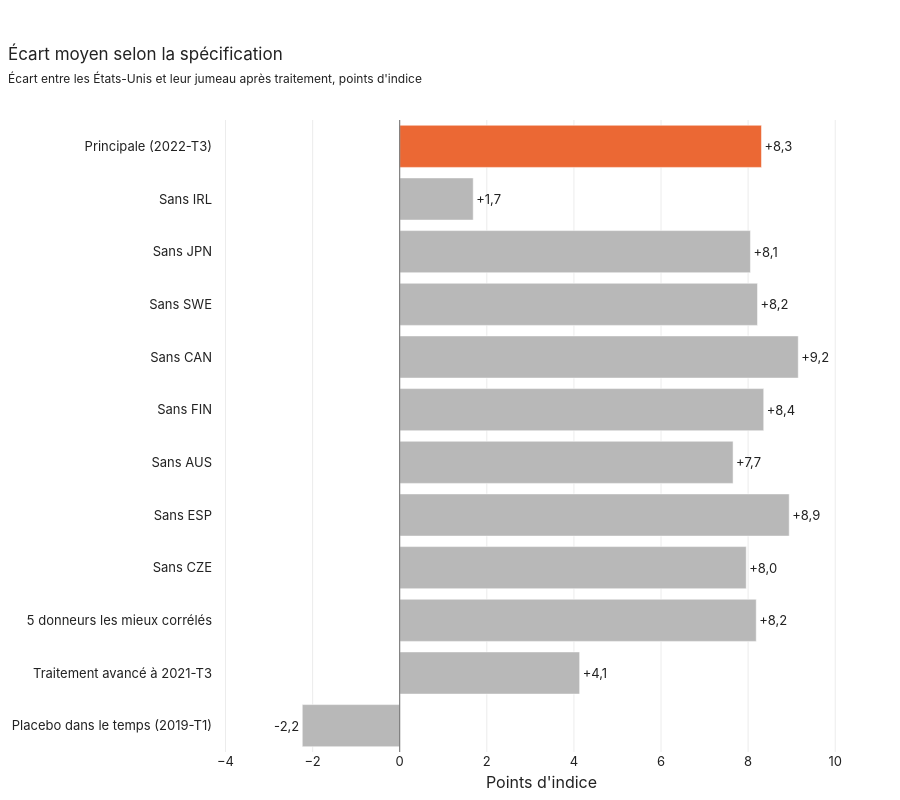

The code cell stored with this chart in its notebook:
### Markdown cell above
## 6. Robustesse

### Code cell
plot_specs(synth.robustness(OECD, data['oecd_donor_fit']), 'spécification', 'écart_moyen', 'Principale (2022-T3)',
           pct=False, title='Écart moyen selon la spécification',
           subtitle="Écart entre les États-Unis et leur jumeau après traitement, points d'indice", xtitle="Points d'indice")

### Figure 1 — Plotly figure (JSON) as saved in the notebook; plotly's stock layout.template omitted (floating-point values rounded to 4 significant figures)
{"data": [{"hovertemplate": "%{y} : %{x:.1f}<extra></extra>", "marker": {"color": ["#eb6834", "#b8b8b8", "#b8b8b8", "#b8b8b8", "#b8b8b8", "#b8b8b8", "#b8b8b8", "#b8b8b8", "#b8b8b8", "#b8b8b8", "#b8b8b8", "#b8b8b8"]}, "orientation": "h", "text": ["+8,3", "+1,7", "+8,1", "+8,2", "+9,2", "+8,4", "+7,7", "+8,9", "+8,0", "+8,2", "+4,1", "-2,2"], "textposition": "outside", "type": "bar", "x": [8.306, 1.688, 8.053, 8.215, 9.151, 8.358, 7.654, 8.944, 7.957, 8.187, 4.132, -2.237], "y": ["Principale (2022-T3)", "Sans IRL", "Sans JPN", "Sans SWE", "Sans CAN", "Sans FIN", "Sans AUS", "Sans ESP", "Sans CZE", "5 donneurs les mieux corrélés", "Traitement avancé à 2021-T3", "Placebo dans le temps (2019-T1)"]}], "layout": {"height": 800, "hovermode": "closest", "shapes": [{"line": {"color": "#6b6b6b", "width": 1}, "type": "line", "x0": 0, "x1": 0, "xref": "x", "y0": 0, "y1": 1, "yref": "y domain"}], "title": {"subtitle": {"text": "Écart entre les États-Unis et leur jumeau après traitement, points d'indice"}, "text": "Écart moyen selon la spécification"}, "xaxis": {"range": [-4.287, 10.8], "showgrid": true, "tickformat": "", "tickmode": "auto", "title": {"text": "Points d'indice"}}, "yaxis": {"autorange": "reversed", "showgrid": false, "title": {}}}}
